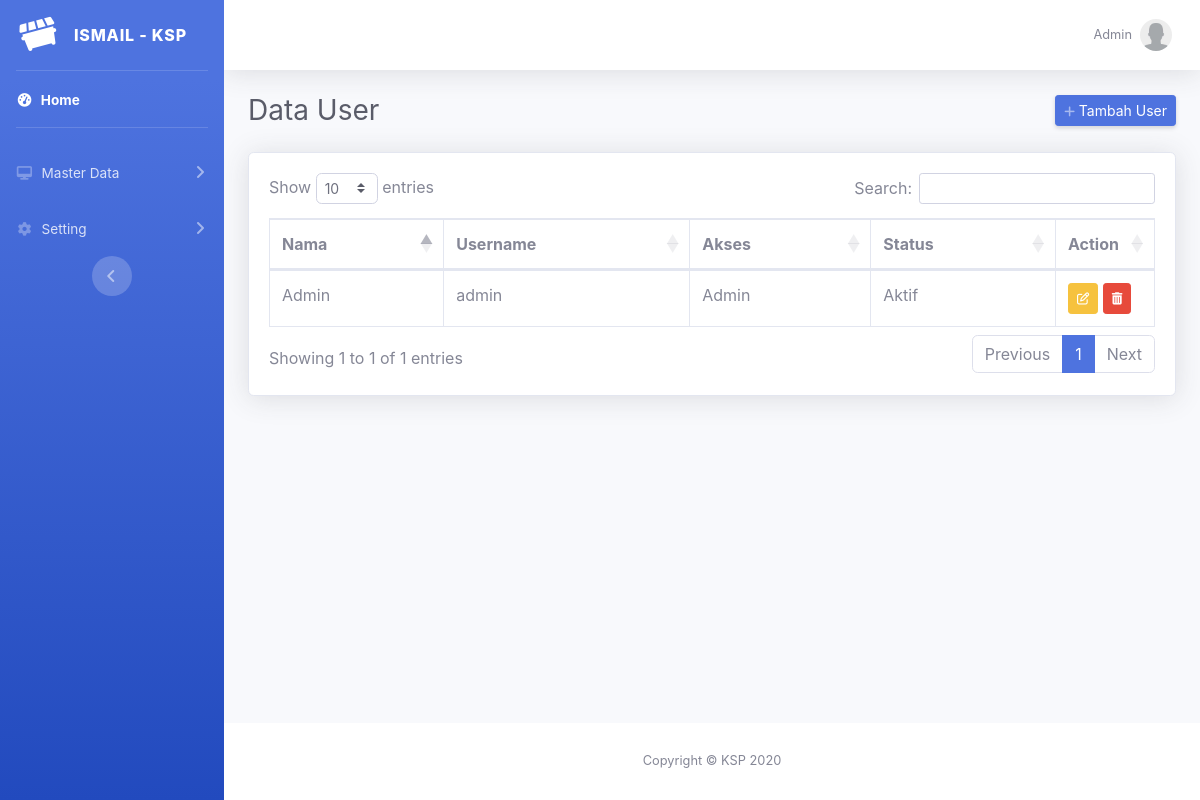
The app's page /mas_user.php (signed in) with its own data.
### tables this page shows
CREATE TABLE `users` (
  `id` int(11) NOT NULL,
  `nama` varchar(50) NOT NULL,
  `username` varchar(25) NOT NULL,
  `password` text NOT NULL,
  `akses` varchar(10) NOT NULL,
  `status` int(11) NOT NULL
);

### mas_user.php (the view, shortened to what this page needs)
<?php
include "header.php";
$query = "SELECT * FROM users";
$sql = mysqli_query($con, $query) or die(mysqli_error($con));
?>
<div class="container-fluid">
    <div class="d-sm-flex align-items-center justify-content-between mb-4">
        <h1 class="h3 mb-0 text-gray-800">Data User</h1>
        <a href="mas_user_add.php" class="d-none d-sm-inline-block btn btn-sm btn-primary shadow-sm">
            <i class="fas fa-plus fa-sm text-white-50"></i> Tambah User
        </a>
    </div>
    <div class="card shadow mb-4">
        <div class="card-body">
            <div class="table-responsive">
                <table class="table table-bordered" id="dataTable" width="100%" cellspacing="0">
                    <thead>
                        <tr>
                            <th>Nama</th>
                            <th>Username</th>
                            <th>Akses</th>
                            <th>Status</th>
                            <th width="60px">Action</th>
                        </tr>
                    </thead>
                    <tbody>
                        <?php
                        while ($data  = mysqli_fetch_array($sql)) {
                            ?>
                            <tr>
                                <td><?php echo $data['nama']; ?></td>
                                <td><?php echo $data['username']; ?></td>
                                <td><?php echo $data['akses']; ?></td>
                                <td><?php
                                    if ($data['status'] == 1) {
                                        echo "Aktif";
                                    } else {
                                        echo "Tidak Aktif";
                                    } ?></td>
                                <td>
                                    <a href="mas_user_edit.php?id=<?php echo $data['id'] ?>" class="d-none d-sm-inline-block btn btn-sm btn-warning" title="Edit Data"><i class="fa fa-edit fa-sm"></i></a>
                                    <button class="d-none d-sm-inline-block btn btn-sm btn-danger" type="button" title="Hapus Data" data-toggle="modal" data-target="#modal_delete" data-id="<?php echo $data['id']; ?>">
                                </td>
                            </tr>
                        <?php } ?>
                    </tbody>
                </table>
            </div>
        </div>
    </div>
</div>
<?php include "footer.php"; ?>

### records on screen
users: nama "Admin", username "admin", akses "Admin", status "Aktif"

### other values on screen
$_SESSION['auth_name'] "Admin"
